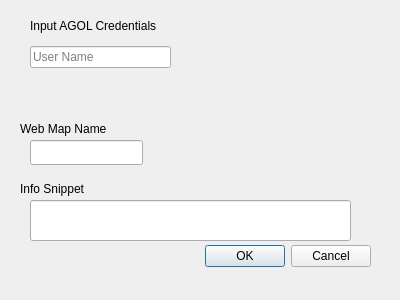
<?xml version="1.0" encoding="UTF-8"?>
<ui version="4.0">
 <class>GenerateWebMapWithWmtsDialogBase</class>
 <widget class="QDialog" name="GenerateWebMapWithWmtsDialogBase">
  <property name="geometry">
   <rect>
    <x>0</x>
    <y>0</y>
    <width>400</width>
    <height>300</height>
   </rect>
  </property>
  <property name="windowTitle">
   <string>Generate AGOL Web Map with Planet Tiles</string>
  </property>
  <widget class="QWidget" name="pageLogin">
   <property name="geometry">
    <rect>
     <x>30</x>
     <y>30</y>
     <width>141</width>
     <height>61</height>
    </rect>
   </property>
   <layout class="QVBoxLayout" name="verticalLayout">
    <item>
     <spacer name="verticalSpacer_2">
      <property name="orientation">
       <enum>Qt::Vertical</enum>
      </property>
      <property name="sizeType">
       <enum>QSizePolicy::Fixed</enum>
      </property>
      <property name="sizeHint" stdset="0">
       <size>
        <width>20</width>
        <height>16</height>
       </size>
      </property>
     </spacer>
    </item>
    <item>
     <widget class="QLineEdit" name="leUser">
      <property name="text">
       <string/>
      </property>
      <property name="placeholderText">
       <string>User Name</string>
      </property>
      <property name="clearButtonEnabled">
       <bool>true</bool>
      </property>
     </widget>
    </item>
    <item>
     <widget class="QgsPasswordLineEdit" name="lePass" native="true">
      <property name="placeholderText" stdset="0">
       <string>Password</string>
      </property>
      <property name="clearButtonEnabled" stdset="0">
       <bool>true</bool>
      </property>
      <property name="showLockIcon" stdset="0">
       <bool>true</bool>
      </property>
     </widget>
    </item>
   </layout>
   <zorder>lePass</zorder>
   <zorder>leUser</zorder>
  </widget>
  <widget class="QDialogButtonBox" name="button_box">
   <property name="geometry">
    <rect>
     <x>30</x>
     <y>240</y>
     <width>341</width>
     <height>32</height>
    </rect>
   </property>
   <property name="orientation">
    <enum>Qt::Horizontal</enum>
   </property>
   <property name="standardButtons">
    <set>QDialogButtonBox::Cancel|QDialogButtonBox::Ok</set>
   </property>
  </widget>
  <widget class="QLineEdit" name="webmapname">
   <property name="geometry">
    <rect>
     <x>30</x>
     <y>140</y>
     <width>113</width>
     <height>25</height>
    </rect>
   </property>
  </widget>
  <widget class="QLabel" name="label">
   <property name="geometry">
    <rect>
     <x>30</x>
     <y>10</y>
     <width>201</width>
     <height>31</height>
    </rect>
   </property>
   <property name="text">
    <string>Input AGOL Credentials</string>
   </property>
  </widget>
  <widget class="QLabel" name="label_2">
   <property name="geometry">
    <rect>
     <x>20</x>
     <y>120</y>
     <width>121</width>
     <height>17</height>
    </rect>
   </property>
   <property name="text">
    <string>Web Map Name</string>
   </property>
  </widget>
  <widget class="QLineEdit" name="snippet">
   <property name="geometry">
    <rect>
     <x>30</x>
     <y>200</y>
     <width>321</width>
     <height>41</height>
    </rect>
   </property>
  </widget>
  <widget class="QLabel" name="label_3">
   <property name="geometry">
    <rect>
     <x>20</x>
     <y>180</y>
     <width>121</width>
     <height>17</height>
    </rect>
   </property>
   <property name="text">
    <string>Info Snippet</string>
   </property>
  </widget>
 </widget>
 <customwidgets>
  <customwidget>
   <class>QgsPasswordLineEdit</class>
   <extends>QWidget</extends>
   <header>qgspasswordlineedit.h</header>
  </customwidget>
 </customwidgets>
 <resources/>
 <connections>
  <connection>
   <sender>button_box</sender>
   <signal>accepted()</signal>
   <receiver>GenerateWebMapWithWmtsDialogBase</receiver>
   <slot>accept()</slot>
   <hints>
    <hint type="sourcelabel">
     <x>20</x>
     <y>20</y>
    </hint>
    <hint type="destinationlabel">
     <x>20</x>
     <y>20</y>
    </hint>
   </hints>
  </connection>
  <connection>
   <sender>button_box</sender>
   <signal>rejected()</signal>
   <receiver>GenerateWebMapWithWmtsDialogBase</receiver>
   <slot>reject()</slot>
   <hints>
    <hint type="sourcelabel">
     <x>20</x>
     <y>20</y>
    </hint>
    <hint type="destinationlabel">
     <x>20</x>
     <y>20</y>
    </hint>
   </hints>
  </connection>
 </connections>
</ui>
